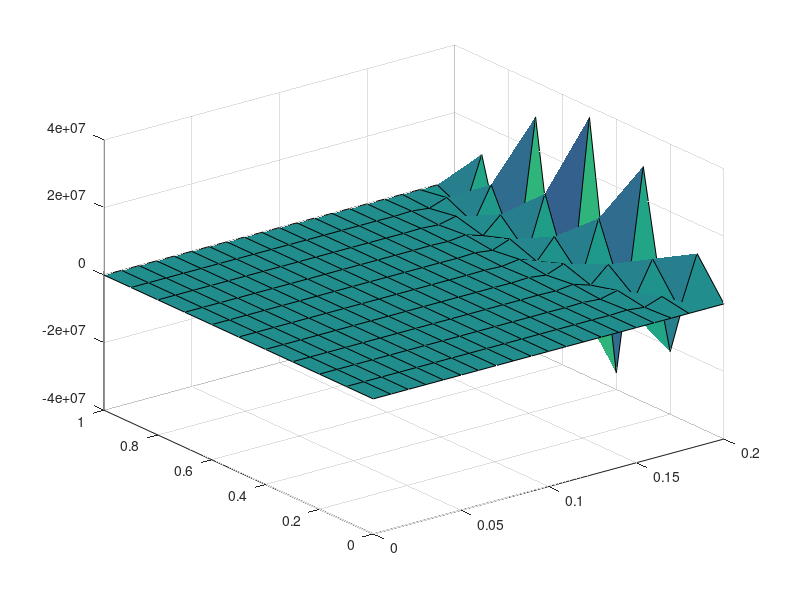

The MATLAB source for this figure:
h=1/10;
Nx = 1/h+1;
k=1/100;
Nt = ceil(.2*1/k +1);

lambda = k/h^2;
close all


%diagonals
A = eye(Nx-2,Nx-2);
%off diagonals
B = vertcat( zeros(1,Nx-2),  horzcat( eye(Nx-3, Nx-3), zeros(Nx-3,1) )  )  ;

%construct laplacian matrix

L =(1 - 2 * lambda)*A + lambda *B + lambda*B';


%Construct x,t grids

x = zeros(1,Nx);
for i = 1:1:Nx
    x(i) = h*(i-1);
end
t = zeros(1,Nt);
for i = 1:1:Nt
    t(i) = k*(i-1);
end

%fill in initial vector
u = zeros(Nx-2,Nt);
for i = 1:1:Nx-2
    if x(i) <.5
        u(i,1) = 2*x(i+1);
    else
        u(i,1) = 2*(1-x(i+1));
    end
end


%solve problem via backwards difference
for i = 2:1:Nt;
    u(:,i) = L*u(:,i-1);
end

u = vertcat( zeros(1,Nt), u, zeros(1,Nt));

surf(t,x,u)